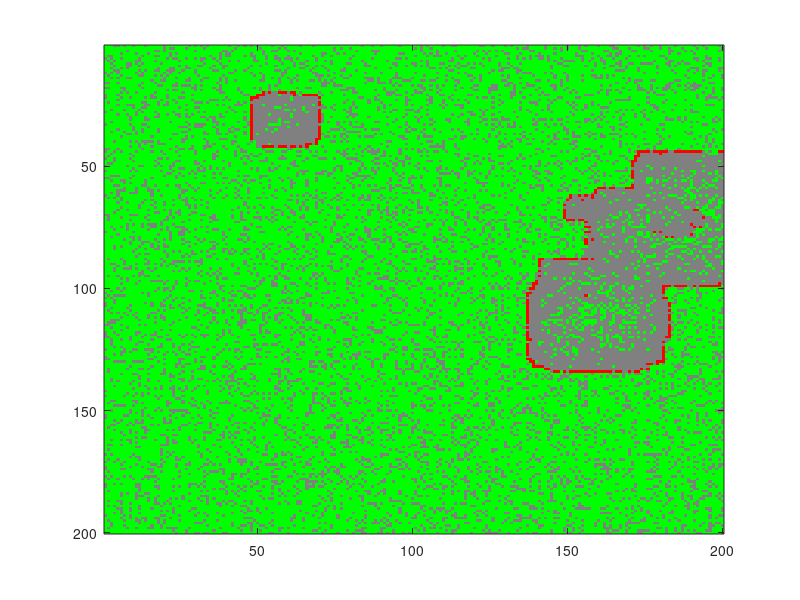

Reproduce this figure in MATLAB.
% Forest fire 
% Original code from: http://rosettacode.org/wiki/Forest_fire#MATLAB_.2F_Octave
% Modified by Paolo Macias

function forest_fire(f,p,N,M)

timeStepCap = 50;

if nargin<4;
    M=200;
end

if nargin<3;
    N=200;
end

if nargin<2;
    p=.03;
end

if nargin<1;
    f=p*.0001;
end

% initialize;
F = (rand(M,N) < p)+1;  % tree with probability p
S = ones(3); S(2,2)=0;  % surrounding

textmap = ' T#';
colormap([.5,.5,.5;0,1,0;1,0,0]);

for i=0:timeStepCap
    image(F); pause(.1)    % uncomment for graphical output
    % disp(textmap(F));	pause;		  % uncomment for textual output
    G = ((F==1).*((rand(M,N)<p)+1));  % grow tree
    G = G + (F==2) .* ((filter2(S,F==3)>0) + (rand(M,N)<f) + 2);  % burn tree if neighbor is burning or by chance f
    G = G + (F==3);						 % empty after burn
    F = G;
end;